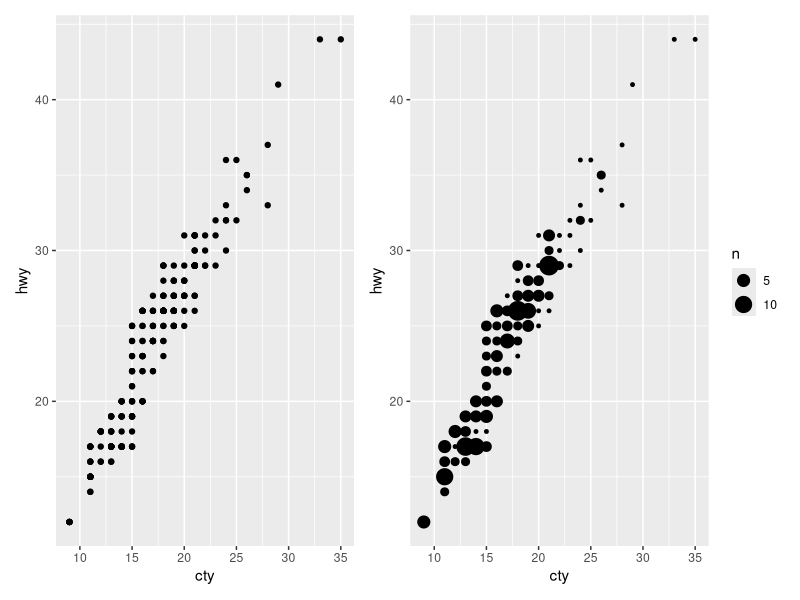
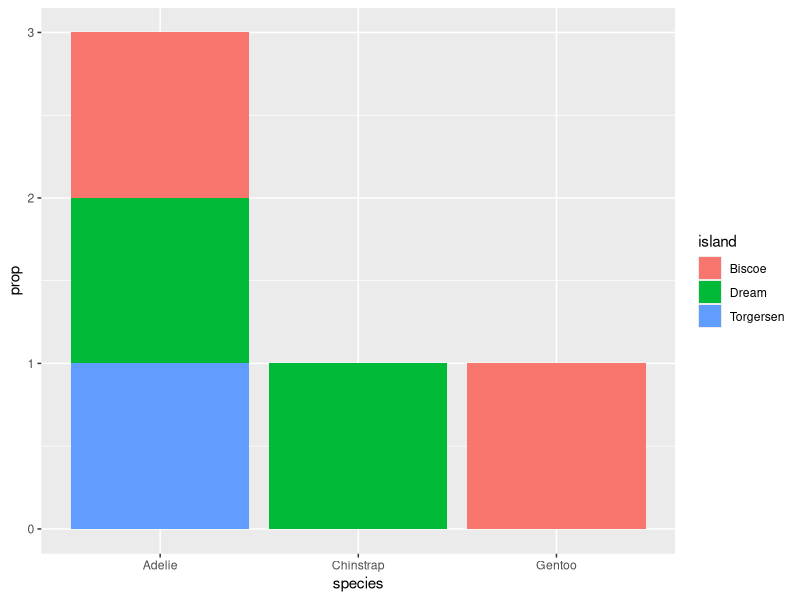
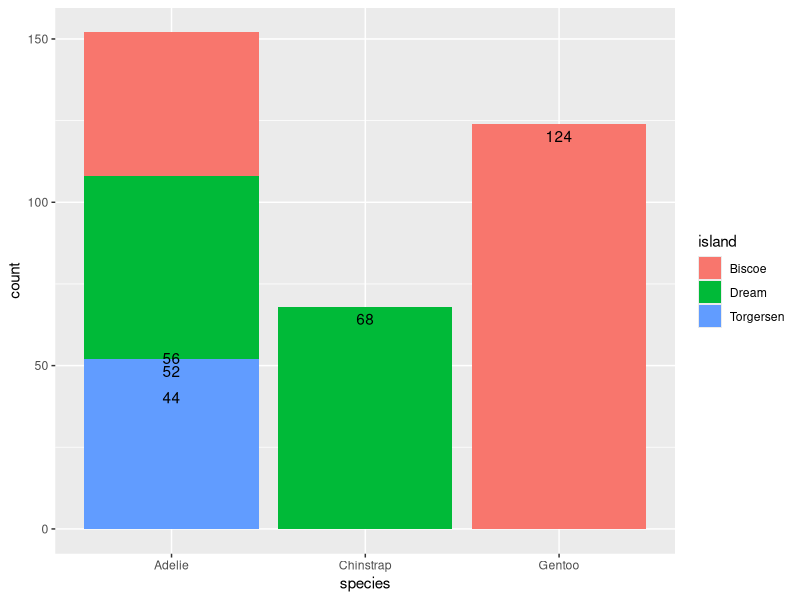
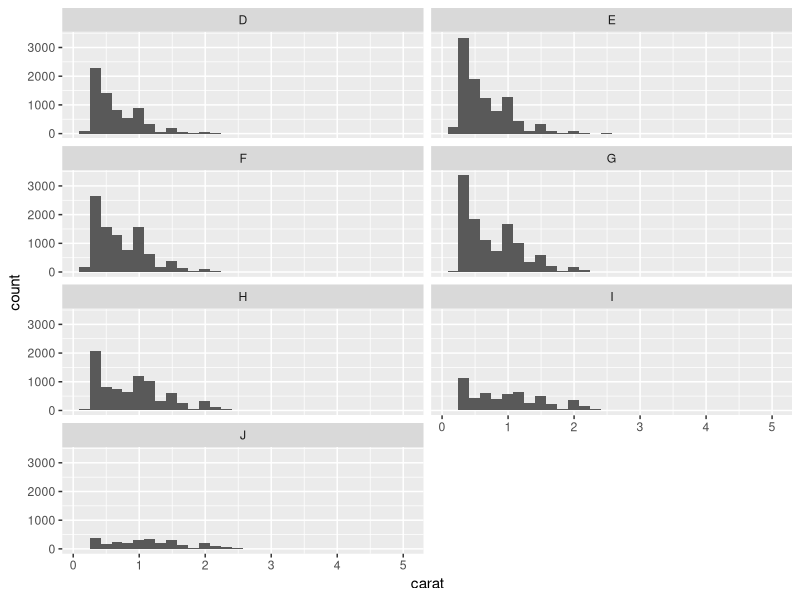
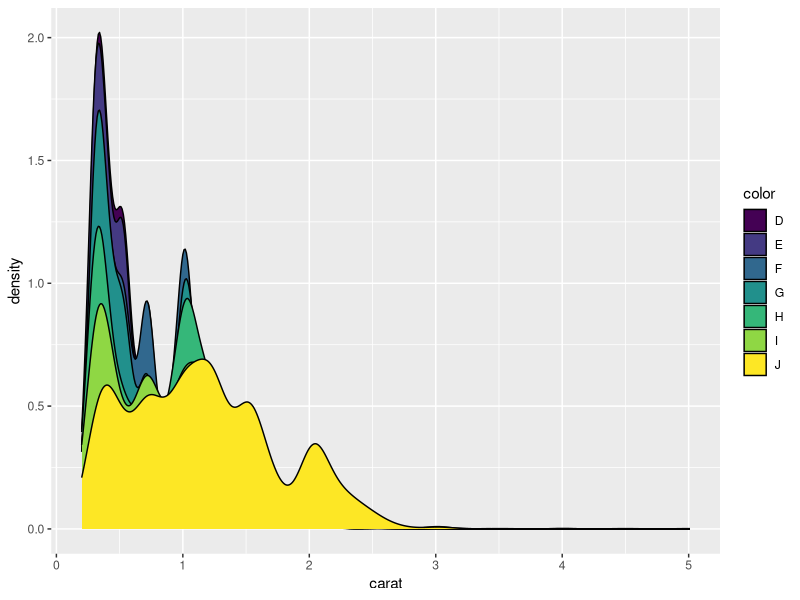
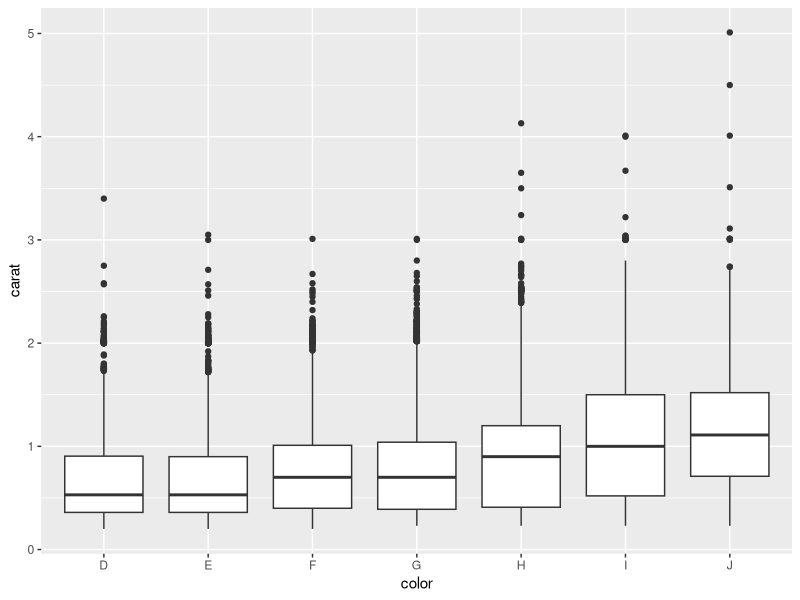
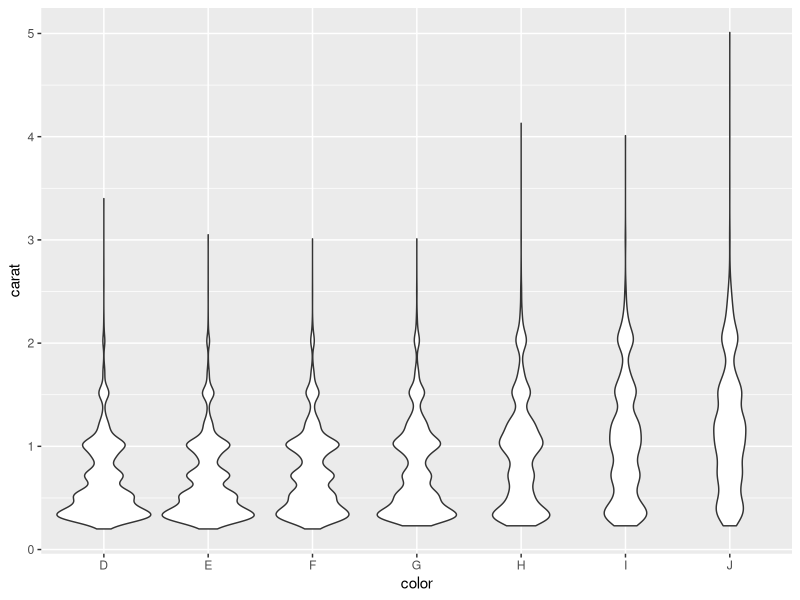

The R source for these figures, in order:
## ---- chunk 1
# Libraries needed
library(tidyverse)
library(patchwork)
library(palmerpenguins)

# global datasets and variables needed
mpg <- ggplot2::mpg
penguins <- palmerpenguins::penguins
## ---- chunk 2
# create both plots
plot1 <- ggplot(data = mpg, aes(x = cty, y = hwy)) + geom_point()
plot2 <- ggplot(data = mpg, aes(x = cty, y = hwy)) + geom_count()

# combine them with the `patchwork` library
plot1 + plot2
## ---- chunk 3
# inital plot
ggplot(data = penguins, aes(fill = island, x = species)) + geom_bar(aes(y = after_stat(prop)))
## ---- chunk 4
ggplot(penguins, aes(species, fill = island)) +
  geom_bar() +
  geom_text(aes(label = after_stat(count), y = after_stat(count)), stat = "count", vjust = 1.5)
## ---- chunk 5
ggplot(diamonds, aes(x = carat)) + geom_histogram(bins = 30) + facet_wrap(~ color, ncol = 2)
## ---- chunk 6
ggplot(diamonds, aes(x = carat, fill = color)) + geom_density()
## ---- chunk 7
ggplot(diamonds, aes(x = color, y = carat)) + geom_boxplot()
## ---- chunk 8
ggplot(diamonds, aes(x = color, y = carat)) + geom_violin()
